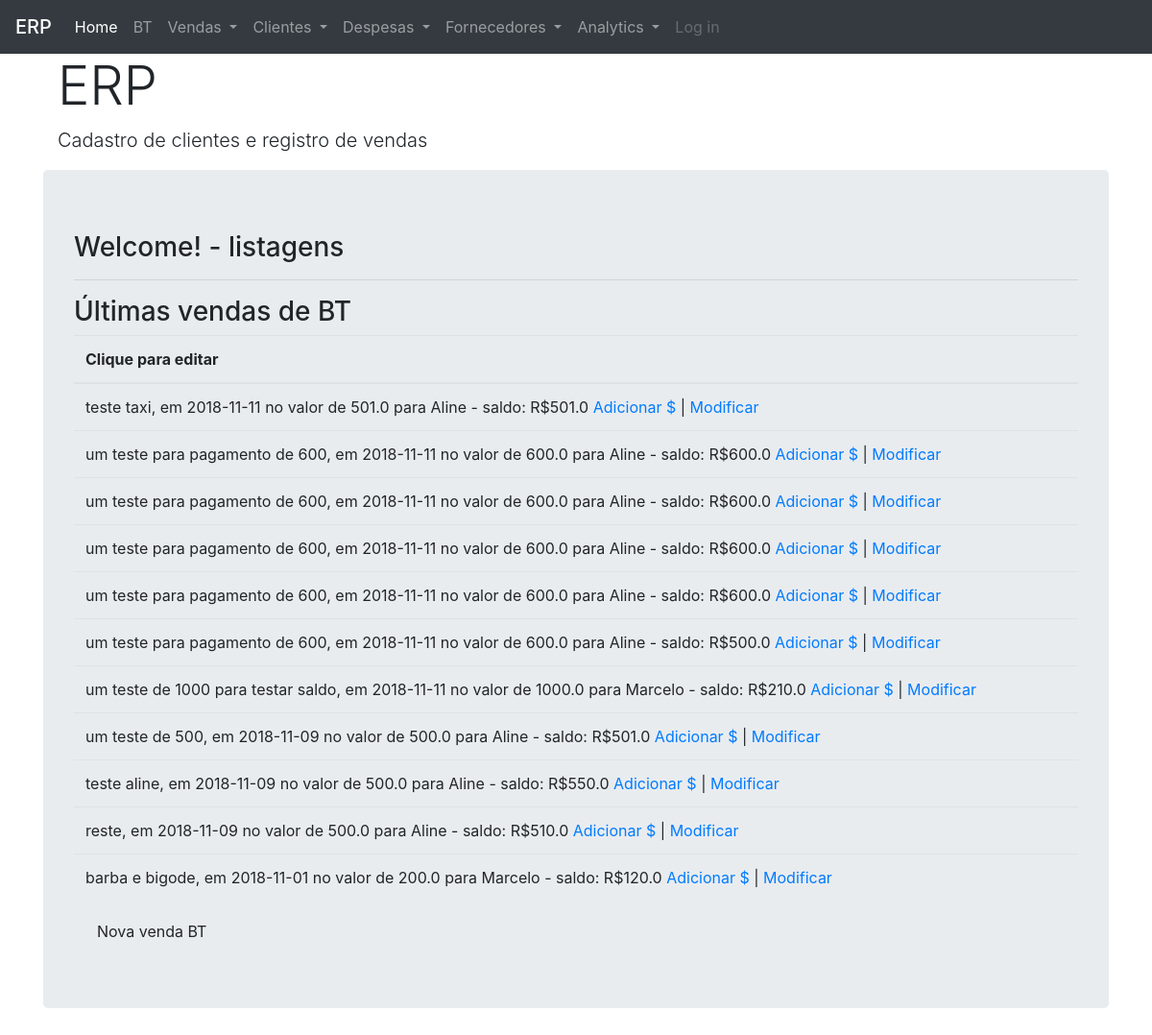
Page /listagem/bt on the earlier database version.
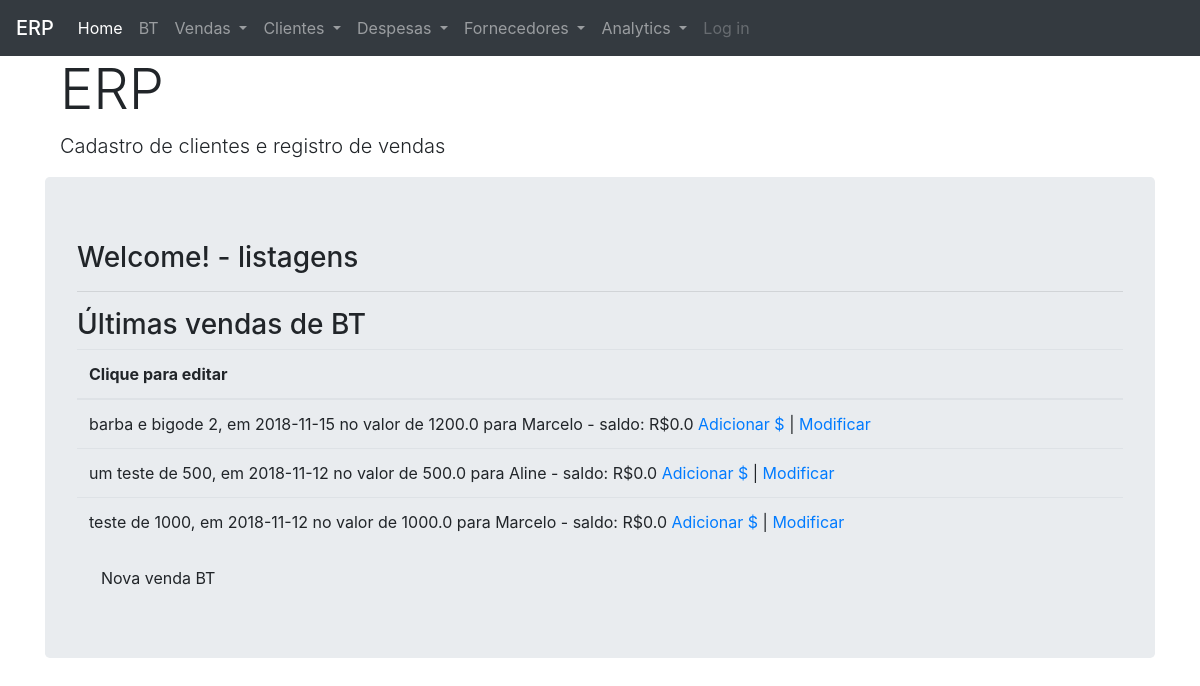
Same page on the later database version.
### petshop/modelos/models.py (models this page shows, shortened)
class Vendas(db.Model):
    __tablename__ = 'vendas'
    id = db.Column(db.Integer, primary_key=True)
    tipo = db.Column(db.NVARCHAR(10), nullable=False)
    descricao = db.Column(db.Text, nullable=False)
    data_venda = db.Column(db.Date, nullable=False)
    valor_servicos = db.Column(db.Float, nullable=True)
    valor_taxi = db.Column(db.Float, nullable=True)
    cliente_id = db.Column(db.Integer, db.ForeignKey('clientes.id'))
    peludo_id = db.Column(db.Integer, db.ForeignKey('peludos.id'))
    saldo = db.Column(db.Float, nullable=True)
    pagamentos = db.relationship('Pagamentos')
    data_pbanho = db.Column(db.Date, nullable=True)
    n_banhos = db.Column(db.Integer, nullable=True)
    tipo_banho = db.Column(db.Enum('pacote', 'avulso', 'cortesia'), nullable=True)
    pacote = db.Column(db.NVARCHAR(10), nullable=True)
    data_entrada = db.Column(db.Date, nullable=True)
    data_saida = db.Column(db.Date, nullable=True)
    valor_diarias = db.Column(db.Float, nullable=True)
    valor_prod = db.Column(db.Float, nullable=True)
    custo_prod = db.Column(db.Float, nullable=True)
    def calcula_saldo(self):
        valor_total = self.valor_servicos + self.valor_taxi
        pagamentos = self.pagamentos
        if pagamentos:
            valores_pagos = [item.valor for item in pagamentos]
            valores_pagos = np.array(valores_pagos)
            saldo = round(valor_total - valores_pagos.sum(), 2)
            return saldo
        return valor_total
    def __repr__(self):
        return f"""
        {self.descricao}, em {self.data_venda} no valor de {self.valor_servicos}
        para {Clientes.query.get(self.cliente_id).nome} - saldo: R${self.calcula_saldo()}
        """

class Clientes(db.Model):
    __tablename__ = 'clientes'
    id = db.Column(db.Integer, primary_key=True)
    nome = db.Column(db.NVARCHAR(30), nullable=False)
    sexo = db.Column(db.Enum('M', 'H'), nullable=False)
    peludo = db.relationship('Peludos', backref='clientes', lazy=True)
    venda = db.relationship('Vendas', backref='clientes', lazy=True)
    contato = db.relationship('Contatos')
    endereco = db.relationship('Enderecos')

class Pagamentos(db.Model):
    __tablename__ = 'pagamentos'
    id = db.Column(db.Integer, primary_key=True)
    data = db.Column(db.Date, nullable=False)
    valor = db.Column(db.Float, nullable=False)
    valor_entrada = db.Column(db.Float, nullable=False)
    forma_pagto = db.Column(
        db.Enum('cash', 'debito', 'credito', 'cheque', 'pendente'), nullable=False)
    venda_id = db.Column(db.Integer, db.ForeignKey('vendas.id'))

### petshop/views/views_consultas.py (the view)
@views_consultas.route('/listagem/<tipo>')
def listagens(tipo='bt'):
    if tipo == 'bt':
        listagem = Vendas.query.order_by(desc(Vendas.data_venda)).all()
        heading = 'Últimas vendas de BT'
        return render_template('listagens.html', listagem=listagem, heading=heading)
    listagem = Vendas.query.order_by(desc(Vendas.data_venda)).all()
    heading = 'Últimas vendas'
    return render_template('listagens.html', listagem=listagem, heading=heading)

### petshop/templates/listagens.html
{% extends "base.html" %}
{% block content %}
<div class="container">
    <h1 class="display-4">ERP</h1>
    <p class="lead">Cadastro de clientes e registro de vendas</p>
</div>
<div class="jumbotron">
<h3 class="display-5">Welcome! - listagens</h3>
<hr>
{% if listagem %}
    <h3 class="display-5">{{ heading }}</h3>
    <table class="table table-hover">
    <thead>
    <tr>
    <th scope="col" colspan="2" class="tg">Clique para editar</th>
    </tr>
    </thead>
    <tbody>
    {% for item in listagem %}
      <tr>
        <td>
        {{ item }}
        <a href="{{ url_for('views_pagamentos.pagamentos', id=item.id) }}">Adicionar $</a> |
        <a href="{{ url_for('views_vendas.modifica_venda', id=item.id) }}">Modificar</a>
        </td>
      </tr>
    {% endfor %}
    </tbody>
    </table>
<a class="dropdown-item" href="{{ url_for('views_vendas.vendas_bt') }}">Nova venda BT</a>
{% endif %}
</div>
{% endblock %}

### petshop/templates/base.html (shortened to what this page needs)
<!DOCTYPE html>
<html lang="en" dir="ltr">
<head>
    <link rel="stylesheet" href="https://stackpath.bootstrapcdn.com/bootstrap/4.1.3/css/bootstrap.min.css">
</head>
<body>
<nav class="navbar navbar-expand-lg navbar-dark bg-dark">
    <span class="navbar-brand mb-0 h1">ERP</span>
    <div class="collapse navbar-collapse" id="navbarSupportedContent">
    <ul class="navbar-nav mr-auto">
        <li class="nav-item active">
        <a class="nav-link" href="{{ url_for('views_consultas.index') }}">Home<span class="sr-only">(current)</span></a>
        </li>
        <li class="nav-item">
        <a class="nav-link" href="{{ url_for('views_vendas.vendas_bt') }}">BT</a>
        </li>
        <li class="nav-item dropdown">
            <a class="nav-link dropdown-toggle" href="#" id="navbarDropdown" role="button" data-toggle="dropdown" aria-haspopup="true" aria-expanded="false">
            Vendas
            </a>
        </li>
        <li class="nav-item dropdown">
            <a class="nav-link dropdown-toggle" href="#" id="navbarDropdown" role="button" data-toggle="dropdown" aria-haspopup="true" aria-expanded="false">
            Clientes
            </a>
        </li>
        <li class="nav-item dropdown">
            <a class="nav-link dropdown-toggle" href="#" id="navbarDropdown" role="button" data-toggle="dropdown" aria-haspopup="true" aria-expanded="false">
            Despesas
            </a>
        </li>
        <li class="nav-item dropdown">
            <a class="nav-link dropdown-toggle" href="#" id="navbarDropdown" role="button" data-toggle="dropdown" aria-haspopup="true" aria-expanded="false">
            Fornecedores
            </a>
        </li>
        <li class="nav-item dropdown">
            <a class="nav-link dropdown-toggle" href="#" id="navbarDropdown" role="button" data-toggle="dropdown" aria-haspopup="true" aria-expanded="false">
            Analytics
            </a>
        </li>
        <li class="nav-item">
            <a class="nav-link disabled" href="#">Log in</a>
        </li>
    </ul>
    </div>
</nav>
<div class="container">
  {% block content %}
  {% endblock %}
</div>
</body>
</html>

Differences in the rows shown:
removed Vendas: descricao+data_venda+valor_servicos "teste taxi, em 2018-11-11 no valor de 501.0 para Aline - saldo: R$501.0"
removed Vendas: descricao+data_venda+valor_servicos "um teste para pagamento de 600, em 2018-11-11 no valor de 600.0 para Aline - saldo: R$600.0"
removed Vendas: descricao+data_venda+valor_servicos "um teste para pagamento de 600, em 2018-11-11 no valor de 600.0 para Aline - saldo: R$600.0"
removed Vendas: descricao+data_venda+valor_servicos "um teste para pagamento de 600, em 2018-11-11 no valor de 600.0 para Aline - saldo: R$600.0"
removed Vendas: descricao+data_venda+valor_servicos "um teste para pagamento de 600, em 2018-11-11 no valor de 600.0 para Aline - saldo: R$600.0"
removed Vendas: descricao+data_venda+valor_servicos "um teste para pagamento de 600, em 2018-11-11 no valor de 600.0 para Aline - saldo: R$500.0"
removed Vendas: descricao+data_venda+valor_servicos "um teste de 1000 para testar saldo, em 2018-11-11 no valor de 1000.0 para Marcelo - saldo: R$210.0"
removed Vendas: descricao+data_venda+valor_servicos "reste, em 2018-11-09 no valor de 500.0 para Aline - saldo: R$510.0"
changed Vendas: descricao+data_venda+valor_servicos "teste aline, em 2018-11-09 no valor de 500.0 para Aline - saldo: R$550.0" → "barba e bigode 2, em 2018-11-15 no valor de 1200.0 para Marcelo - saldo: R$0.0"
changed Vendas: descricao+data_venda+valor_servicos "barba e bigode, em 2018-11-01 no valor de 200.0 para Marcelo - saldo: R$120.0" → "um teste de 500, em 2018-11-12 no valor de 500.0 para Aline - saldo: R$0.0"
changed Vendas: descricao+data_venda+valor_servicos "um teste de 500, em 2018-11-09 no valor de 500.0 para Aline - saldo: R$501.0" → "teste de 1000, em 2018-11-12 no valor de 1000.0 para Marcelo - saldo: R$0.0"; moves down the list
